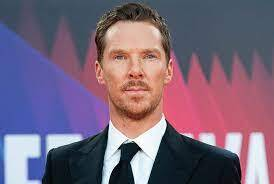
#> input picture benedict.jpg, 274 x 184 px, found by its file name
$ python benedict.py
#> lines starting #> are read from the running program, lines starting #| are printed output that depends on the picture; after the words box and inside, x2 and y2 are one past the last pixel; in counts of white or black regions, pixels touching at a corner belong together
import cv2

face_cascade=cv2.CascadeClassifier("C:\\Users\\lekhy\\OneDrive\\Desktop\\lekhya\\recognition\\xml.xml")

img=cv2.imread("C:\\Users\\lekhy\\OneDrive\\Desktop\\lekhya\\recognition\\benedict.jpg",1)
#> img is the input picture: shape (184, 274, 3); mean B, G, R 122.7, 101.6, 120.4
gray_img=cv2.cvtColor(img,cv2.COLOR_BGR2GRAY)
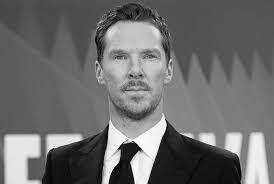
#> gray_img: shape (184, 274); min 0, max 255, mean 109.6

faces=face_cascade.detectMultiScale(gray_img,scaleFactor=1.01,minNeighbors=5)
#> faces = [[94, 24, 83, 83]]

print(type(faces))
#| <class 'numpy.ndarray'>
print(faces)
#| [[94 24 83 83]]

for x,y,w,h in faces:
    img=cv2.rectangle(img,(x,y),(x+w,y+h),(0,255,0),3)
#> this loop made 1 pass
#> pass 1, `img=cv2.rectangle(img,(x,y),(x+w,y+h),(0,255,0),3)`:
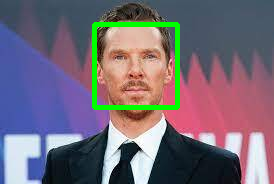
#> img: shape (184, 274, 3); 3.27% of pixels changed, all inside (x1, y1, x2, y2) = (92, 22, 180, 110)

resized=cv2.resize(img,(int(img.shape[1]),int(img.shape[0])))

cv2.imshow("Gray",resized)
cv2.waitKey(0)
cv2.destroyAllWindows()
